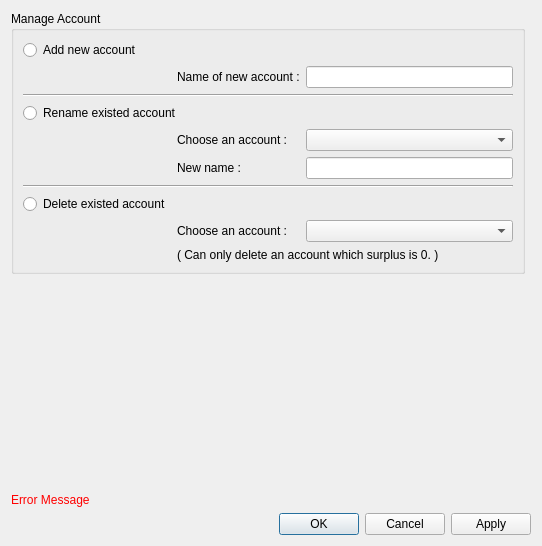
<?xml version="1.0" encoding="UTF-8"?>
<ui version="4.0">
 <class>ABManageAccountDialog</class>
 <widget class="QDialog" name="ABManageAccountDialog">
  <property name="geometry">
   <rect>
    <x>0</x>
    <y>0</y>
    <width>542</width>
    <height>546</height>
   </rect>
  </property>
  <property name="windowTitle">
   <string>Dialog</string>
  </property>
  <layout class="QGridLayout" name="gridLayout">
   <item row="3" column="0" colspan="2">
    <widget class="QDialogButtonBox" name="buttonBox">
     <property name="orientation">
      <enum>Qt::Horizontal</enum>
     </property>
     <property name="standardButtons">
      <set>QDialogButtonBox::Apply|QDialogButtonBox::Cancel|QDialogButtonBox::Ok</set>
     </property>
    </widget>
   </item>
   <item row="2" column="0" colspan="2">
    <widget class="QLabel" name="labelErrMsg">
     <property name="palette">
      <palette>
       <active>
        <colorrole role="WindowText">
         <brush brushstyle="SolidPattern">
          <color alpha="255">
           <red>255</red>
           <green>0</green>
           <blue>0</blue>
          </color>
         </brush>
        </colorrole>
       </active>
       <inactive>
        <colorrole role="WindowText">
         <brush brushstyle="SolidPattern">
          <color alpha="255">
           <red>255</red>
           <green>0</green>
           <blue>0</blue>
          </color>
         </brush>
        </colorrole>
       </inactive>
       <disabled>
        <colorrole role="WindowText">
         <brush brushstyle="SolidPattern">
          <color alpha="255">
           <red>119</red>
           <green>119</green>
           <blue>119</blue>
          </color>
         </brush>
        </colorrole>
       </disabled>
      </palette>
     </property>
     <property name="text">
      <string>Error Message</string>
     </property>
    </widget>
   </item>
   <item row="1" column="0" colspan="2">
    <spacer name="verticalSpacer">
     <property name="orientation">
      <enum>Qt::Vertical</enum>
     </property>
     <property name="sizeHint" stdset="0">
      <size>
       <width>20</width>
       <height>40</height>
      </size>
     </property>
    </spacer>
   </item>
   <item row="0" column="0">
    <widget class="QGroupBox" name="groupBox">
     <property name="title">
      <string>Manage Account</string>
     </property>
     <layout class="QGridLayout" name="gridLayout_2">
      <item row="0" column="0">
       <widget class="QRadioButton" name="radioAdd">
        <property name="text">
         <string>Add new account</string>
        </property>
       </widget>
      </item>
      <item row="1" column="1">
       <widget class="QLabel" name="label_3">
        <property name="text">
         <string>Name of new account :</string>
        </property>
       </widget>
      </item>
      <item row="1" column="2">
       <widget class="QLineEdit" name="lineNew"/>
      </item>
      <item row="2" column="0" colspan="3">
       <widget class="Line" name="line_3">
        <property name="orientation">
         <enum>Qt::Horizontal</enum>
        </property>
       </widget>
      </item>
      <item row="3" column="0" colspan="2">
       <widget class="QRadioButton" name="radioRename">
        <property name="text">
         <string>Rename existed account</string>
        </property>
       </widget>
      </item>
      <item row="4" column="1">
       <widget class="QLabel" name="label_2">
        <property name="text">
         <string>Choose an account :</string>
        </property>
       </widget>
      </item>
      <item row="4" column="2">
       <widget class="QComboBox" name="comboEdit"/>
      </item>
      <item row="5" column="1">
       <widget class="QLabel" name="label">
        <property name="text">
         <string>New name :</string>
        </property>
       </widget>
      </item>
      <item row="5" column="2">
       <widget class="QLineEdit" name="lineEdit"/>
      </item>
      <item row="6" column="0" colspan="3">
       <widget class="Line" name="line_2">
        <property name="orientation">
         <enum>Qt::Horizontal</enum>
        </property>
       </widget>
      </item>
      <item row="7" column="0">
       <widget class="QRadioButton" name="radioDelete">
        <property name="text">
         <string>Delete existed account</string>
        </property>
       </widget>
      </item>
      <item row="8" column="1">
       <widget class="QLabel" name="label_4">
        <property name="text">
         <string>Choose an account :</string>
        </property>
       </widget>
      </item>
      <item row="8" column="2">
       <widget class="QComboBox" name="comboDelete"/>
      </item>
      <item row="9" column="1" colspan="2">
       <widget class="QLabel" name="label_6">
        <property name="text">
         <string>( Can only delete an account which surplus is 0. )</string>
        </property>
       </widget>
      </item>
     </layout>
    </widget>
   </item>
  </layout>
 </widget>
 <resources/>
 <connections>
  <connection>
   <sender>buttonBox</sender>
   <signal>accepted()</signal>
   <receiver>ABManageAccountDialog</receiver>
   <slot>accept()</slot>
   <hints>
    <hint type="sourcelabel">
     <x>248</x>
     <y>254</y>
    </hint>
    <hint type="destinationlabel">
     <x>157</x>
     <y>274</y>
    </hint>
   </hints>
  </connection>
  <connection>
   <sender>buttonBox</sender>
   <signal>rejected()</signal>
   <receiver>ABManageAccountDialog</receiver>
   <slot>reject()</slot>
   <hints>
    <hint type="sourcelabel">
     <x>316</x>
     <y>260</y>
    </hint>
    <hint type="destinationlabel">
     <x>286</x>
     <y>274</y>
    </hint>
   </hints>
  </connection>
 </connections>
</ui>
